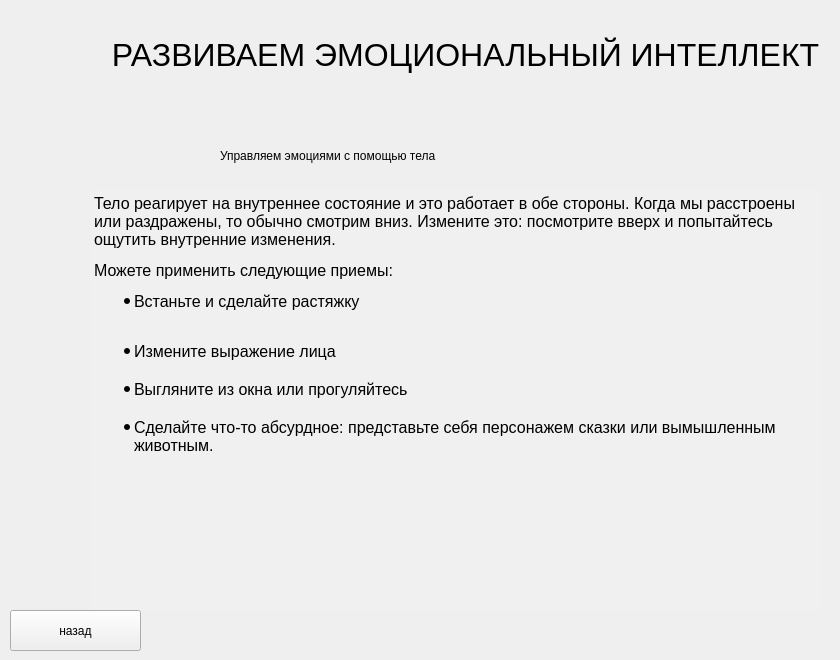
   <widget class="QWidget" name="page_52">
    <widget class="QLabel" name="label_276">
     <property name="geometry">
      <rect>
       <x>100</x>
       <y>10</y>
       <width>731</width>
       <height>91</height>
      </rect>
     </property>
     <property name="styleSheet">
      <string notr="true">font-family:Arial;
font-size:24pt;</string>
     </property>
     <property name="text">
      <string>&lt;html&gt;&lt;head/&gt;&lt;body&gt;&lt;p align=&quot;center&quot;&gt;РАЗВИВАЕМ ЭМОЦИОНАЛЬНЫЙ ИНТЕЛЛЕКТ&lt;/p&gt;&lt;/body&gt;&lt;/html&gt;</string>
     </property>
    </widget>
    <widget class="QLabel" name="label_277">
     <property name="geometry">
      <rect>
       <x>220</x>
       <y>130</y>
       <width>491</width>
       <height>51</height>
      </rect>
     </property>
     <property name="styleSheet">
      <string notr="true">font: 20pt &quot;Arial&quot;;</string>
     </property>
     <property name="text">
      <string>Управляем эмоциями с помощью тела</string>
     </property>
    </widget>
    <widget class="QTextEdit" name="textEdit_107">
     <property name="enabled">
      <bool>false</bool>
     </property>
     <property name="geometry">
      <rect>
       <x>90</x>
       <y>190</y>
       <width>731</width>
       <height>421</height>
      </rect>
     </property>
     <property name="styleSheet">
      <string notr="true">font: 12pt &quot;Arial&quot;;
background-color:#f0f0f0;
border:0;
color:black;</string>
     </property>
     <property name="verticalScrollBarPolicy">
      <enum>Qt::ScrollBarAlwaysOff</enum>
     </property>
     <property name="horizontalScrollBarPolicy">
      <enum>Qt::ScrollBarAlwaysOff</enum>
     </property>
     <property name="html">
      <string>&lt;!DOCTYPE HTML PUBLIC &quot;-//W3C//DTD HTML 4.0//EN&quot; &quot;http://www.w3.org/TR/REC-html40/strict.dtd&quot;&gt;
&lt;html&gt;&lt;head&gt;&lt;meta name=&quot;qrichtext&quot; content=&quot;1&quot; /&gt;&lt;style type=&quot;text/css&quot;&gt;
p, li { white-space: pre-wrap; }
&lt;/style&gt;&lt;/head&gt;&lt;body style=&quot; font-family:'Arial'; font-size:12pt; font-weight:400; font-style:normal;&quot;&gt;
&lt;p style=&quot; margin-top:12px; margin-bottom:12px; margin-left:0px; margin-right:0px; -qt-block-indent:0; text-indent:0px;&quot;&gt;&lt;span style=&quot; font-family:'Arial','sans-serif';&quot;&gt;Тело реагирует на внутреннее состояние и это работает в обе стороны. Когда мы расстроены или раздражены, то обычно смотрим вниз. Измените это: посмотрите вверх и попытайтесь ощутить внутренние изменения.&lt;/span&gt; &lt;/p&gt;
&lt;p style=&quot; margin-top:12px; margin-bottom:12px; margin-left:0px; margin-right:0px; -qt-block-indent:0; text-indent:0px;&quot;&gt;&lt;span style=&quot; font-family:'Arial','sans-serif';&quot;&gt;Можете применить следующие приемы:&lt;/span&gt; &lt;/p&gt;
&lt;ul style=&quot;margin-top: 0px; margin-bottom: 0px; margin-left: 0px; margin-right: 0px; -qt-list-indent: 1;&quot;&gt;&lt;li style=&quot; margin-top:12px; margin-bottom:0px; margin-left:0px; margin-right:0px; -qt-block-indent:0; text-indent:0px;&quot;&gt;&lt;span style=&quot; font-family:'Arial','sans-serif';&quot;&gt;Встаньте и сделайте растяжку&lt;/span&gt; &lt;/li&gt;
&lt;p style=&quot;-qt-paragraph-type:empty; margin-top:12px; margin-bottom:0px; margin-left:0px; margin-right:0px; -qt-block-indent:0; text-indent:0px;&quot;&gt;&lt;br /&gt;&lt;/p&gt;
&lt;li style=&quot; margin-top:0px; margin-bottom:0px; margin-left:0px; margin-right:0px; -qt-block-indent:0; text-indent:0px;&quot;&gt;&lt;span style=&quot; font-family:'Arial','sans-serif';&quot;&gt;Измените выражение лица&lt;/span&gt; &lt;/li&gt;
&lt;p style=&quot;-qt-paragraph-type:empty; margin-top:0px; margin-bottom:0px; margin-left:0px; margin-right:0px; -qt-block-indent:0; text-indent:0px;&quot;&gt;&lt;br /&gt;&lt;/p&gt;
&lt;li style=&quot; margin-top:0px; margin-bottom:0px; margin-left:0px; margin-right:0px; -qt-block-indent:0; text-indent:0px;&quot;&gt;&lt;span style=&quot; font-family:'Arial','sans-serif';&quot;&gt;Выгляните из окна или прогуляйтесь&lt;/span&gt; &lt;/li&gt;
&lt;p style=&quot;-qt-paragraph-type:empty; margin-top:0px; margin-bottom:0px; margin-left:0px; margin-right:0px; -qt-block-indent:1; text-indent:0px;&quot;&gt;&lt;br /&gt;&lt;/p&gt;
&lt;li style=&quot; margin-top:0px; margin-bottom:12px; margin-left:0px; margin-right:0px; -qt-block-indent:0; text-indent:0px;&quot;&gt;&lt;span style=&quot; font-family:'Arial','sans-serif';&quot;&gt;Сделайте что-то абсурдное: представьте себя персонажем сказки или вымышленным животным.&lt;/span&gt; &lt;/li&gt;&lt;/ul&gt;&lt;/body&gt;&lt;/html&gt;</string>
     </property>
    </widget>
    <widget class="QPushButton" name="pushButton_441">
     <property name="geometry">
      <rect>
       <x>10</x>
       <y>610</y>
       <width>131</width>
       <height>41</height>
      </rect>
     </property>
     <property name="text">
      <string>назад</string>
     </property>
    </widget>
   </widget>
